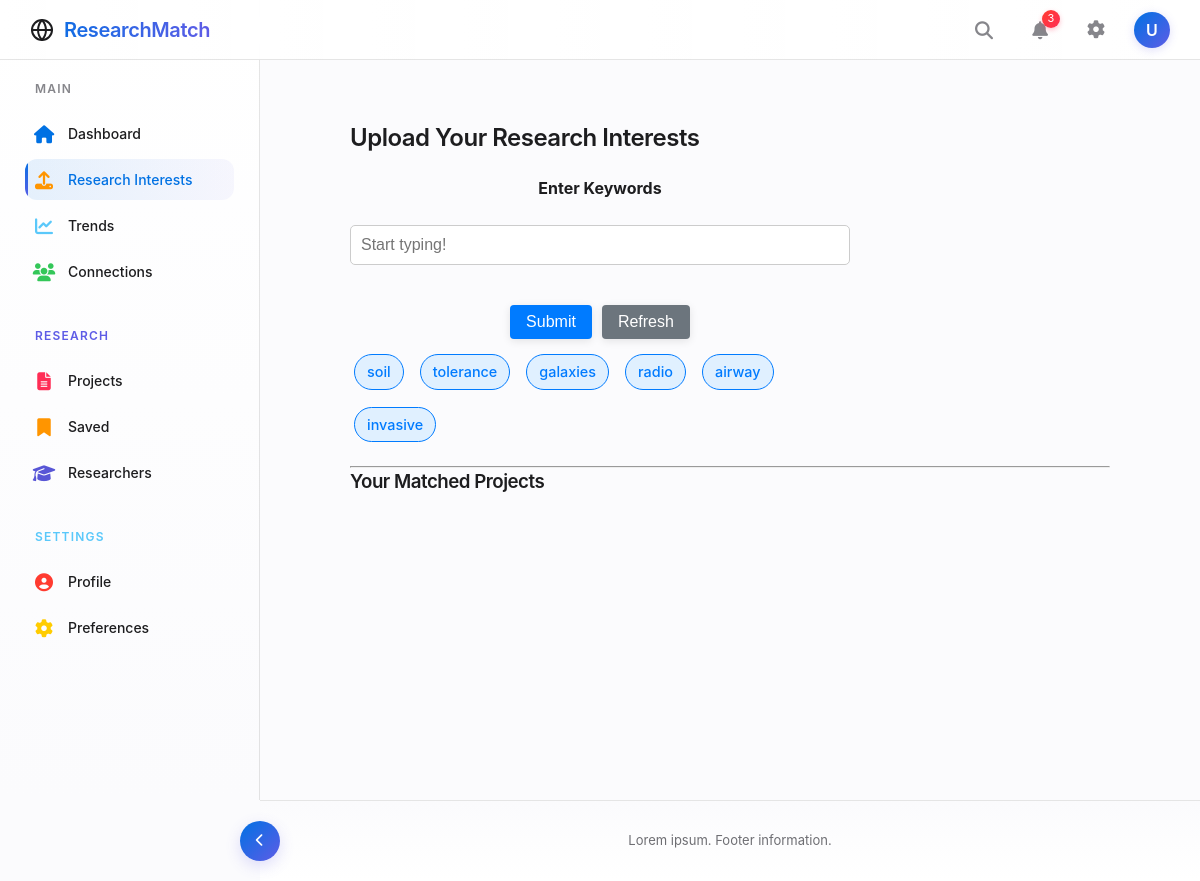
/upload (signed in), run on the app's committed database.
### database/schema.py (models this page shows)
class Interest(db.Model):
    id = db.Column(db.Integer, primary_key=True)
    interest_name = db.Column(db.String(100), nullable=False)

### app.py (the view, shortened to what this page needs)
@app.route('/upload', methods=['GET', 'POST'])
@token_required
def upload():
    user = db.session.query(User).get(session['user_id'])
    user_interests = user.interests if user.interests else None
    return render_template('upload.html', matched_projects=[], user_interests=user_interests)

### app.py (called while the page is built)
def token_required(func):
    @wraps(func)
    def decorated(*args, **kwargs):
        token = request.cookies.get('jwt_token', None)
        if not token:
            return back_to_login()
        try:
            data = jwt.decode(token, current_app.config['SECRET_KEY'], algorithms=["HS256"])
            request.user = data  # optionally attach user info to request
        except jwt.ExpiredSignatureError:
            return back_to_login()
        except jwt.InvalidTokenError:
            return back_to_login()
        return func(*args, **kwargs)
    return decorated

### templates/upload.html (shortened to what this page needs)
{% extends 'base.html' %}
{% block content %}
<div class="content-container">
    <h2> Upload Your Research Interests</h2>
    <form action="/upload" method="POST" class="interest-form">
        <label for="keywords">Enter Keywords</label>
        <div class="autocomplete-wrapper">
            <input type="text" id="keywords" name="keywords" placeholder="Start typing!" autocomplete="off">
        </div>
        <div class="button-group">
            <button type="submit" class="btn btn-primary" name="action" value="submit">Submit</button>
            <button type="submit" class="btn btn-secondary" name="action" value="refresh">Refresh</button>
        </div>
        {% if user_interests %}
            <div class="interest-tags-inline">
                {% for interest in user_interests %}
                    <span class="interest-tag">{{ interest.interest_name }}</span>
                {% endfor %}
            </div>
        {% else %}
            <blockquote>Tip: Start by adding some interests!</blockquote>
        {% endif %}
    </form>
    <hr>
    <h3>Your Matched Projects</h3>
</div>
{% endblock %}

### static/css/style.css (style rules this page uses)
:root { --primary-color: #0071E3; --primary-dark: #005BBB; --primary-light: #E1F0FF; --accent-purple: #5E5CE6; --accent-pink: #FF2D55; --accent-orange: #FF9500; --accent-teal: #5AC8FA; --accent-green: #34C759; --accent-red: #FF3B30; --accent-yellow: #FFCC00; --accent-indigo: #5856D6; --text-primary: #1D1D1F; --text-secondary: #86868B; --text-tertiary: #6E6E73; --border-light: rgba(0, 0, 0, 0.1); --background-light: #FBFBFD; --background-medium: #F5F5F7; --card-background: #FFFFFF; --shadow-sm: 0 2px 8px rgba(0, 0, 0, 0.05); --shadow-md: 0 5px 20px rgba(0, 0, 0, 0.08); --shadow-lg: 0 10px 30px rgba(0, 0, 0, 0.1); --transition: all 0.25s ease; --radius-sm: 8px; --radius-md: 12px; --radius-lg: 20px; --header-height: 60px; --sidebar-width: 260px; --sidebar-collapsed-width: 80px; }
body { margin: 0; font-family: -apple-system, BlinkMacSystemFont, "Segoe UI", Roboto, Helvetica, Arial, sans-serif; background-color: var(--background-light); color: var(--text-primary); line-height: 1.5; min-height: 100vh; display: flex; flex-direction: column; scroll-behavior: smooth; }
button { cursor: pointer; }
* { margin: 0; padding: 0; box-sizing: border-box; }
h1, h2, h3 { font-weight: 600; letter-spacing: -0.5px; margin-bottom: 20px; color: var(--text-primary); }
.btn { border-radius: 24px; font-weight: 600; padding: 10px 24px; background-color: #0071e3; color: white; border: none; transition: background-color 0.3s ease, transform 0.2s ease; cursor: pointer; box-shadow: 0 2px 8px rgba(0, 0, 0, 0.1); margin-bottom: 0; }
input[type="text"], input[type="file"], input[type="password"] { width: 100%; padding: 12px; border-radius: 8px; border: 1px solid #ccc; margin-top: 10px; margin-bottom: 20px; font-size: 1rem; transition: border-color 0.3s ease, box-shadow 0.3s ease; }
a, .btn, .card, .input, .nav-link { transition: all 0.3s ease; }
.interest-tag { display: flex; align-items: center; padding: 6px 12px; border-radius: 30px; font-size: 14px; font-weight: 500; }
.autocomplete-wrapper { position: relative; width: 100%; }
form { flex: 1 1 45%; max-width: 500px; display: flex; flex-direction: column; gap: 20px; }
form label { font-weight: bold; margin-bottom: 5px; }
form input[type="text"], form input[type="email"], form input[type="password"] { padding: 10px; font-size: 1rem; border: 1px solid #ccc; border-radius: 5px; }
form button { padding: 12px; font-size: 1rem; background-color: #0077cc; color: white; border: none; border-radius: 5px; cursor: pointer; }
.interest-tag { display: inline-block; background-color: #e0f0ff; color: #007bff; padding: 6px 12px; margin: 4px; border-radius: 20px; font-size: 0.9rem; font-weight: 500; border: 1px solid #007bff; transition: background-color 0.3s; }

### templates/upload.html (style rules this page uses)
.button-group { display: flex; gap: 10px; margin-top: 10px; }
.btn { padding: 8px 16px; border: none; border-radius: 4px; cursor: pointer; font-weight: 500; }
.btn-primary { background-color: #007bff; color: white; }
.btn-secondary { background-color: #6c757d; color: white; }
.content-container { max-width: 800px; margin: 0 auto; padding: 20px; }
.interest-form { display: flex; align-items: center; flex-wrap: wrap; gap: 10px; margin-bottom: 20px; }
.interest-tags-inline { display: flex; gap: 8px; flex-wrap: wrap; align-items: center; }
.interest-tag { display: inline-block; background-color: #e0f0ff; color: #007bff; padding: 6px 12px; border-radius: 20px; font-size: 0.9rem; font-weight: 500; border: 1px solid #007bff; margin-top: 5px; }

### data on the page
Interest: interest_name "soil"
Interest: interest_name "tolerance"
Interest: interest_name "galaxies"
Interest: interest_name "radio"
Interest: interest_name "airway"
Interest: interest_name "invasive"

### other printed values
{{ user_name[0].upper() if user_name else 'U' }} "U"
